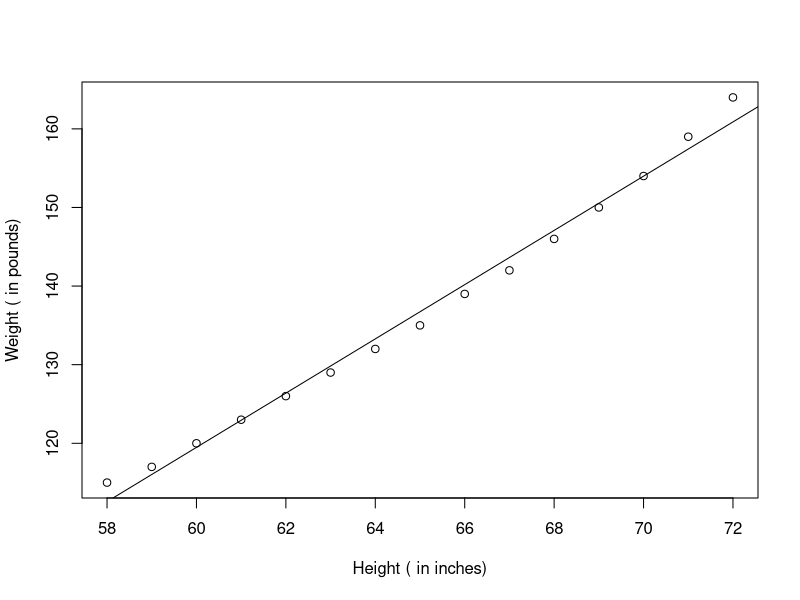
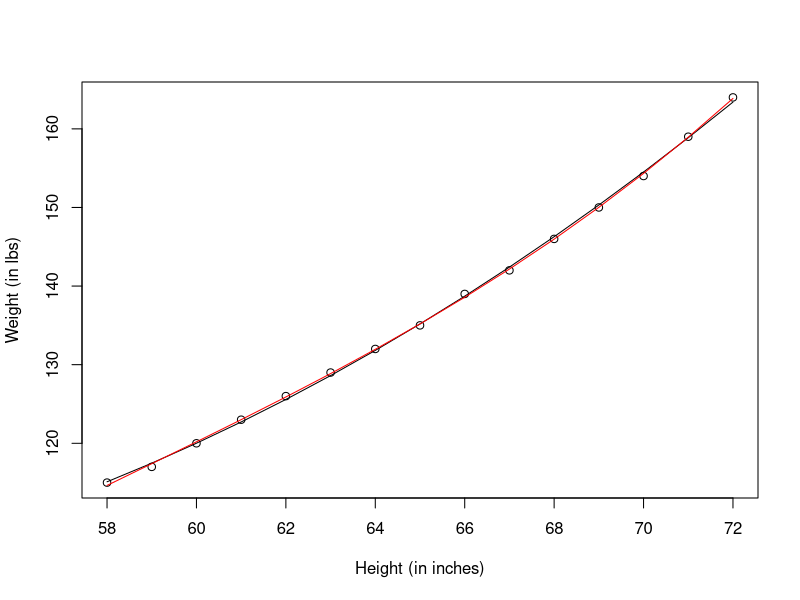
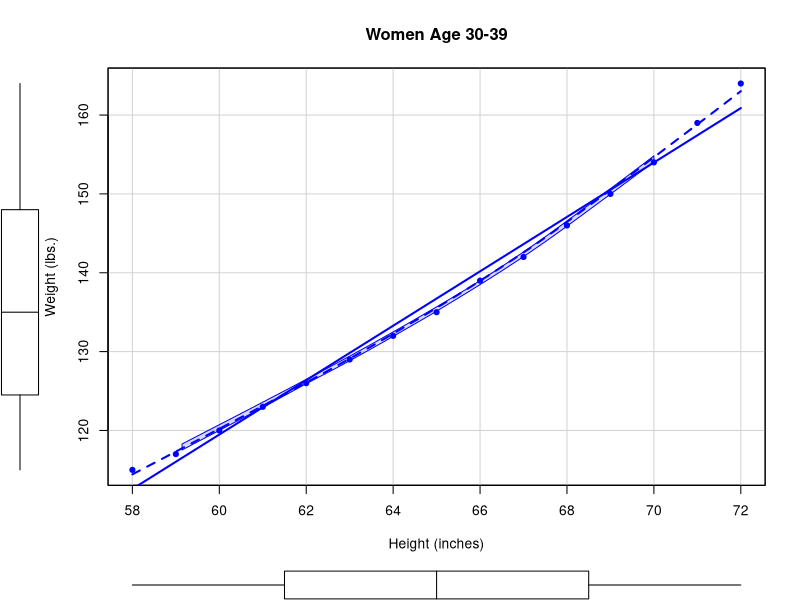

Source code (R) for these figures, in order:
fit <- lm(weight ~ height, data = women)
summary(fit)
women$weight
fitted(fit) #liechu nihe moxing d yucezhi
residuals(fit) #liechu nihe moxing d canchazhi
plot(women$height, women$weight,
     xlab = "Height ( in inches)",
     ylab = "Weight ( in pounds)")
abline(fit)
fit2 <- lm(weight ~ height + I(height^2), data = women)
fitted(fit2)
fit2
summary(fit2)
plot(women$height, women$weight, xlab = "Height (in inches)", ylab = "Weight (in lbs)")
lines(women$height, fitted(fit2))
fit3 <- lm(weight ~ height + I(height^2) + I(height^3), data = women)
summary(fit3)
lines(women$height, fitted(fit3),col = "red")
library(car)
scatterplot(weight ~ height, data = women, 
            spread = FALSE, lty = 2,
            pch = 19, 
            main = "Women Age 30-39",
            xlab = "Height (inches)", 
            ylab = "Weight (lbs.)")